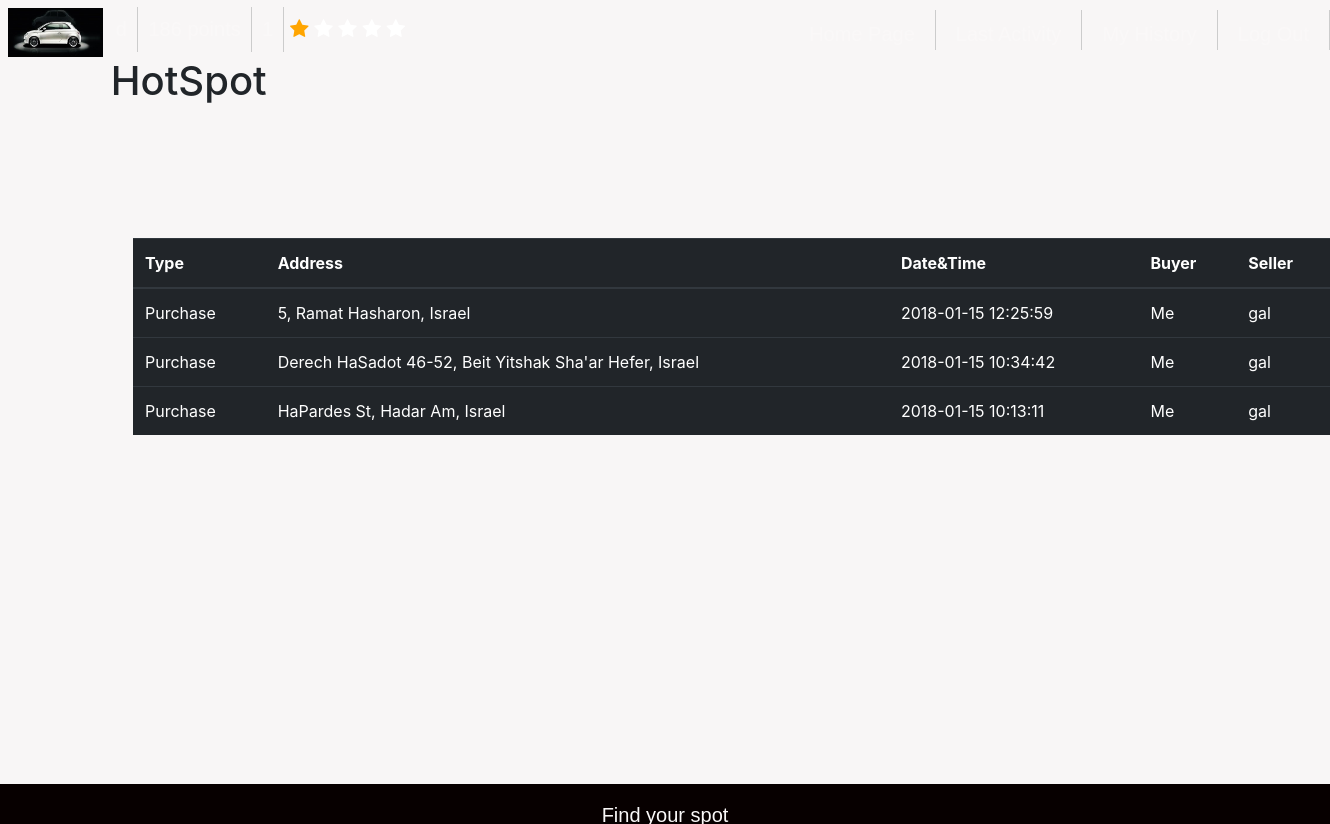
The page /history/ (signed in) on the database as committed earlier.
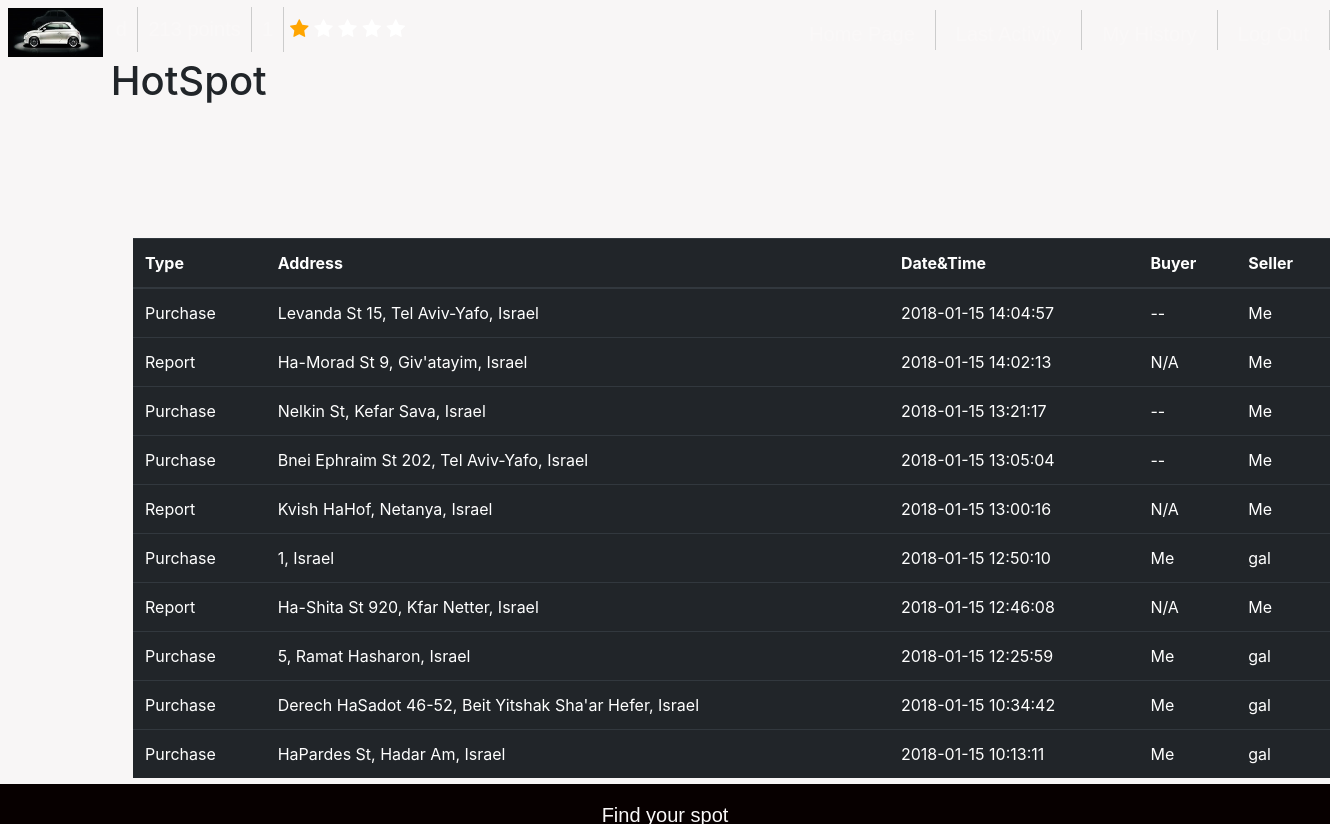
The same page on the database as committed later.
### polls/models.py (models this page shows, shortened)
class Purchase(models.Model):
	buyer_id	= models.IntegerField(default=-1) 	# user id
	seller_id	= models.IntegerField(default=-1) 	# user id
	cost 		= models.IntegerField(default=10)
	parking_time 	= models.CharField(max_length=200, default="") #  max 30 minutes from the offering time
	status 		= models.CharField(max_length=200, default="available") # available, in process, done, canceled, expired etc.
	parking_rate 	= models.DecimalField(max_digits=3,decimal_places=2,default=Decimal('0.0000'))
	target_address_lat = models.CharField(max_length=2000)
	target_address_lng = models.CharField(max_length=2000)
	parking_address = models.CharField(max_length=200) #string. full address
	parking_address_lat = models.CharField(max_length=2000)
	parking_address_lng = models.CharField(max_length=2000)
	lock 			= threading.Lock()
	cond 			= threading.Condition(threading.Lock())
	pin_code		= models.CharField(max_length=2000, default="-1")
	attempt_failure = models.IntegerField(default=0)
	parking_actual_rank = models.DecimalField(max_digits=3,decimal_places=2,default=Decimal('0.0000'))
	def class_name(self):
    		return Purchase.__name__

class FreeSpot(models.Model):
	reporters_ids	= models.CharField(default="", max_length = 20000) 	# user id
	last_report_time= models.CharField(max_length=200, default="") #  max 30 minutes from the offering time
	parking_address = models.CharField(max_length=200) #coordinates of parking address. (x,y)
	street_name		= models.CharField(max_length=200) # Parking street name
	parking_address_lat = models.CharField(max_length=2000)
	parking_address_lng = models.CharField(max_length=2000)
	lock 			= threading.Lock()
	cond 			= threading.Condition(threading.Lock())
	parking_rank	= models.IntegerField(default=0) # start with rating 0
	is_verified		= models.IntegerField(default=0) # start with rating 0
	def class_name(self):
    		return FreeSpot.__name__

### polls/views.py (the view)
# urls.py: url(r'^history/$', views.call_history, name='call_history'),
def call_history(request):
	sell_purchase = Purchase.objects.filter(seller_id = request.user.pk)
	buy_purchase = Purchase.objects.filter(buyer_id = request.user.pk)
	all_free_spot = FreeSpot.objects.all()
	update_user_spots_status (request.user.pk)
	free_spot = []
	for spot in all_free_spot:
		reporters_ids_list = json.loads(spot.reporters_ids)
		if request.user.pk in reporters_ids_list:
			free_spot.append(spot)
	all_history = list(sell_purchase) + list(buy_purchase) + list(free_spot)
	all_history.sort(key=lambda x: datetime.datetime.strptime(x.parking_time, "%Y-%m-%d %H:%M:%S") if x.class_name() == "Purchase" else datetime.datetime.strptime(x.last_report_time, "%Y-%m-%d %H:%M:%S"), reverse=True)
	history_as_table = []
	for element in all_history:
		address = element.parking_address
		if element.class_name() == "Purchase":
			elemnt_type = "Purchase"
			status = element.status
			date_and_time = element.parking_time
			if (element.seller_id == request.user.pk):
				if (element.buyer_id == -1):
					buyer_username = "--"
				else:
					buyer_username = User.objects.get(pk = element.buyer_id).username
				seller_username = "Me"
			else:
				if (element.seller_id == -1):
					seller_username = "--"
				else:
					seller_username = User.objects.get(pk = element.seller_id).username
				buyer_username = "Me"
		else:
			elemnt_type = "Report"
			date_and_time = element.last_report_time
			buyer_username = "N/A"
			seller_username = "Me"
			status = "N/A"
		current_row = [elemnt_type, address, date_and_time, buyer_username, seller_username, status]
		history_as_table.append(current_row)
	return render(request, 'polls/history.html', {'history_as_table':history_as_table})

### polls/views.py (called while the page is built)
def getAllUserActivities(user_pk):
	'''
	get all purchases user with pk = user_pk took part in as buyer or seller
	'''
	sell_purchases = Purchase.objects.filter(seller_id = user_pk)
	buy_purchases = Purchase.objects.filter(buyer_id = user_pk)
	all_purchases = list(sell_purchases)  + list(buy_purchases)
	return all_purchases

def update_user_spots_status(user_id):
	'''
	iterate all over purchases  the user participated in and if
	passed the parking due time change status to expired
	'''
	all_user_spot = getAllUserActivities(user_id)
	for spot in all_user_spot:
		if (spot.status == ParkingStatus.AVAILABLE):# or spot.status == ParkingStatus.IN_PROCESS):
			if (minutes_elapsed(spot.parking_time) > 0):
				spot.status = ParkingStatus.EXPIRED
				print(ParkingStatus.EXPIRED)
				spot.save()

### polls/templates/polls/history.html (shortened to what this page needs)
<!DOCTYPE html>
<html>
 {% load static %}
    <link rel="stylesheet" type="text/css" href="{% static "polls/_css/logo.css" %}">
    <link rel="stylesheet" type="text/css" href="{% static "polls/_css/history.css" %}">
<head>
  <link rel="stylesheet" href="https://maxcdn.bootstrapcdn.com/bootstrap/4.0.0-beta.2/css/bootstrap.min.css">
	<link rel="stylesheet" href="https://cdnjs.cloudflare.com/ajax/libs/font-awesome/4.7.0/css/font-awesome.min.css">
</head>
<body>
	<div class="all_site">
        <header>
            <div class="logo">
                <img src="{% static "polls/_images/cars.jpg" %}" height="49"/>
            </div>
            <pro>
                <li>{{request.user.username}}</li>
                <li>{{request.user.profile.points}} points</li>
                <li>{{request.user.profile.rating}}</li>
                    <span id="star1" class="fa fa-star"></span>
                    <span id="star2" class="fa fa-star"></span>
                    <span id="star3" class="fa fa-star"></span>
                    <span id="star4" class="fa fa-star"></span>
                    <span id="star5" class="fa fa-star"></span>
            </pro>
            <nav>
                <ur>
                    <a href="{% url 'polls:logout' %}"><li>Log Out</li></a>
                    <a href="{% url 'polls:call_history' %}"><li>My History</li></a>
                    <a href="{% url 'polls:call_last_activity' %}"><li>Last Activity</li></a>
                    <a href="{% url 'polls:homepage' %}"><li>Home Page</li></a>
                </ur>
            </nav>
            <div class="head_pic">
                    <div class="main">
                        <div class="box_txt">
                            <div><h1>Hot<span>Spot</span></h1></div>
                        </div>
                    </div>
            </div>
        </header>
        <table class="table table-dark">
            <thead>
                <tr>
	                <th>Type</th>
                    <th>Address</th>
                    <th>Date&Time</th>
                    <th>Buyer</th>
                    <th>Seller</th>
                </tr>
            </thead>
            <tbody>
	        {% for row in history_as_table %}
      		<tr>
        		<td>{{row.0}}</td>
        		<td>{{row.1}}</td>
        		<td>{{row.2}}</td>
        		<td>{{row.3}}</td>
        		<td>{{row.4}}</td>
      		</tr>
 	        {% endfor %}
            </tbody>
        </table>
        <footer>
            <p>Find your spot</p>
        </footer>
    </div>
    </body>
</html>

### polls/static/polls/_css/logo.css (style rules this page uses)
body { position: absolute; top: 0; left: 0; right: 0; bottom: 0; margin: 0; width:100%; height: 100%; }
header .logo { width:auto; float: left; text-align: left; margin-left:0; padding: 0.5rem; height: auto; }
header pro { width:30%; height: 50px; float: left; font-family: 'Exo', sans-serif; font-size: 20px; font-weight: 100; margin-top: 0.5%; color: #fff; }
header pro li { display:inline-block; color: rgb(250, 248, 248); padding:0 10px; vertical-align:center; text-align: center; border-right: 1px solid #ccc; line-height: 45px; margin-left:-5px; }
header nav { width:50%; height: 50px; float: right; margin-top: 10px; }
header nav ur { list-style-type: none; padding: 200; margin:auto; }
header nav ur li { display:inline-block; color: rgb(250, 248, 248); height:40px; padding:0 20px; line-height:49px; font-family: 'Exo', sans-serif; font-size: 20px; vertical-align:center; text-align: center; float: right; border-right: 1px solid #ccc; }
footer { position: relative; margin-top: 0%; float: left; width: 100%; background-color: #070000; right:0; margin-bottom: 0%; left:0; bottom:0%; font-family: 'Exo', sans-serif; font-size: 20px; height: 5%; text-align: center; color: rgb(250, 248, 248); }

### polls/static/polls/_css/history.css (style rules this page uses)
body { margin: 0; padding: 0; background: #fff; color: white; font-family: Arial; font-size: 12px; margin-left: 20px; }
.all_site { width: 100%; height: 100%; background-color:rgb(248, 246, 246); margin:0 auto }
footer { position: absolute; background-color: #070000; right:0; bottom: 0; left:0; padding: 1rem; height: 40px; text-align: center; color: rgb(250, 248, 248); }
.table { width: 80%; margin-right: 10%; margin-left: 10%; margin-top: 10%; }

### polls/templates/polls/history.html (style rules this page uses)
.checked { color: orange; z-index: 5; }

Rows that differ between the two databases and show on the page:
added Purchase: parking_address "Levanda St 15, Tel Aviv-Yafo, Israel", parking_time "2018-01-15 14:04:57"
added FreeSpot: parking_address "Ha-Morad St 9, Giv'atayim, Israel", last_report_time "2018-01-15 14:02:13"
added Purchase: parking_address "Nelkin St, Kefar Sava, Israel", parking_time "2018-01-15 13:21:17"
added Purchase: parking_address "Bnei Ephraim St 202, Tel Aviv-Yafo, Israel", parking_time "2018-01-15 13:05:04"
added FreeSpot: parking_address "Kvish HaHof, Netanya, Israel", last_report_time "2018-01-15 13:00:16"
added Purchase: parking_address "1, Israel", parking_time "2018-01-15 12:50:10"
added FreeSpot: parking_address "Ha-Shita St 920, Kfar Netter, Israel", last_report_time "2018-01-15 12:46:08"
Other text that changed with them:
new list line: "Purchase -- Me"
new list line: "Report N/A Me"
new list line: "Purchase Me"
new list line: "gal"
